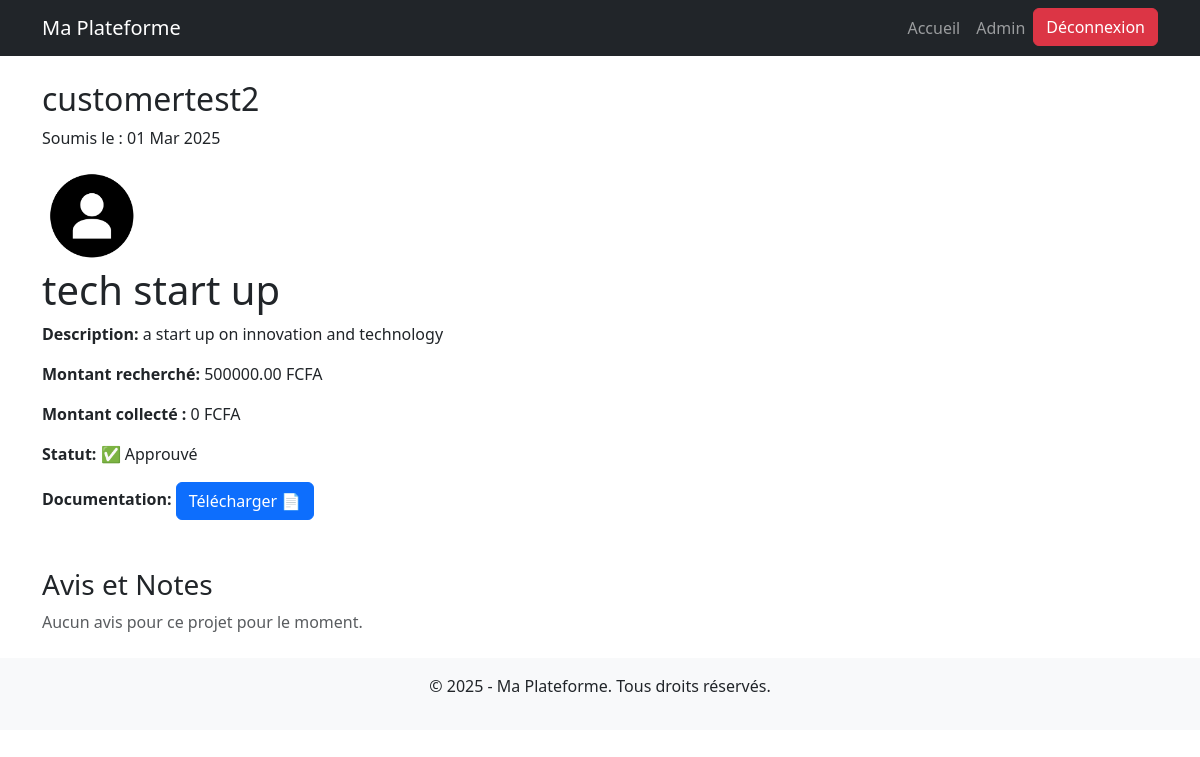
/projects/2/, run on an earlier commit of the app's database.
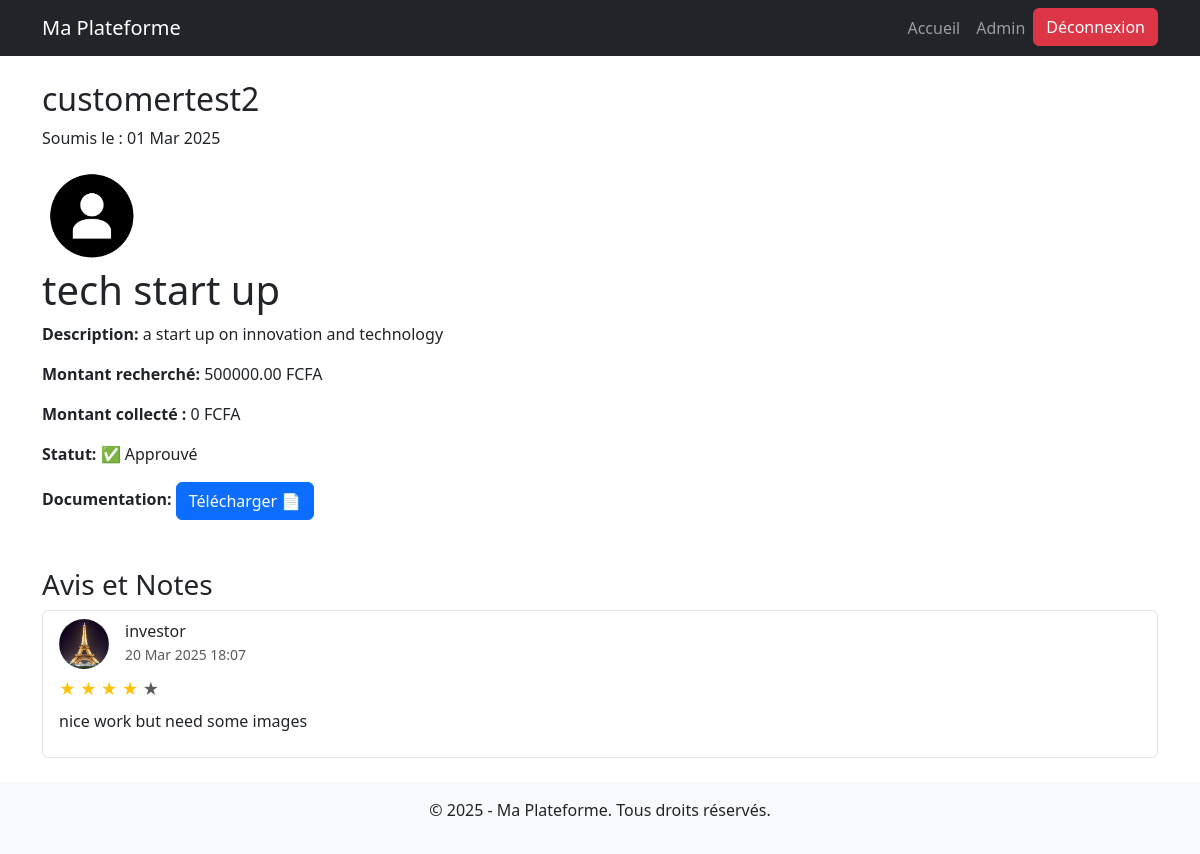
And on a later commit of the database.
### core/models.py (models this page shows, shortened)
class Rating(models.Model):
    project = models.ForeignKey(Project, on_delete=models.CASCADE, related_name='ratings')
    user = models.ForeignKey(User, on_delete=models.CASCADE)
    stars = models.IntegerField(choices=[(i, i) for i in range(1, 6)], null=True, blank=True)
    comment = models.TextField(null=True, blank=True)
    liked = models.BooleanField(default=False)
    created_at = models.DateTimeField(auto_now_add=True)
    class Meta:
        unique_together = ('project', 'user')
        ordering = ['-created_at']  # Les avis les plus récents en premier
    class Meta:
        unique_together = ('project', 'user')  # Un utilisateur ne peut donner qu'une note par projet

class User(AbstractUser):
    ROLE_CHOICES = [
        ('entrepreneur', 'Entrepreneur'),
        ('investisseur', 'Investisseur'),
    ]
    role = models.CharField(max_length=20, choices=ROLE_CHOICES, blank=True, null=True)
    profile_picture = models.ImageField(upload_to='profile_pictures/', blank=True, null=True)
    phone_number = models.CharField(max_length=15, unique=True, blank=True, null=True)
    email = models.EmailField(unique=True)
    kyc_validated = models.BooleanField(default=False)  # Validation KYC
    kyc_document = models.ImageField(upload_to='kyc_documents/', blank=True, null=True)  # Upload de la carte d'identité
    REQUIRED_FIELDS = ['email']  # Supprimé 'role' et 'phone_number' pour les superutilisateurs

### core/views.py (the view)
# urls.py: path('projects/<int:project_id>/', project_detail, name='project_detail'),
def project_detail(request, project_id):
    project = get_object_or_404(Project, id=project_id)
    return render(request, 'project_detail.html', {'project': project})

### core/models.py (called while the page is built)
    def amount_collected(self):
        total = self.investment_set.aggregate(total_invested=Sum('amount'))['total_invested']
        return total if total else 0  # Si aucun investissement, retourne 0

    def progress_percentage(self):
        if self.amount_needed > 0:
            return min((self.amount_collected() / self.amount_needed) * 100, 100)  # Évite de dépasser 100%
        return 0

### core/templates/project_detail.html (shortened to what this page needs)
{% extends 'base.html' %}
{% block content %}
  <div>
    <h2>{{ project.entrepreneur.username }}</h2>
    <p>Soumis le : {{ project.created_at|date:"d M Y" }}</p>
    {% if project.entrepreneur.profile_picture %}
      <img src="{{ project.entrepreneur.profile_picture.url }}" alt="Photo de profil" style="width:100px; height:100px; border-radius:50%;">
    {% else %}
      <img src="/media/images/Default-Profile-Picture-Download-PNG-Image.png" alt="Photo de profil par défaut" style="width:100px; height:100px; border-radius:50%;">
    {% endif %}
  </div>
  <h1>{{ project.name }}</h1>
  <p><strong>Description:</strong> {{ project.description }}</p>
  <p><strong>Montant recherché:</strong> {{ project.amount_needed }} FCFA</p>
  <p><strong>Montant collecté :</strong> {{ project.amount_collected }} FCFA</p>
  <p><strong>Statut:</strong> {% if project.is_approved %} ✅ Approuvé {% else %} ⏳ En attente {% endif %}</p>
  {% if project.document %}
    <p><strong>Documentation:</strong>
      <a href="{{ project.document.url }}" class="btn btn-primary" download>Télécharger 📄</a>
    </p>
  {% else %}
    <p>Aucune documentation disponible.</p>
  {% endif %}
  <h3 class="mt-5">Avis et Notes</h3>
  {% if project.ratings.all %}
      <div class="list-group">
          {% for rating in project.ratings.all %}
              <div class="list-group-item">
                  <div class="d-flex align-items-center">
                      {% if rating.user.profile_picture %}
                          <img src="{{ rating.user.profile_picture.url }}" alt="Photo de profil" style="width:50px; height:50px; border-radius:50%;" class="me-3">
                      {% else %}
                          <img src="/media/images/Default-Profile-Picture-Download-PNG-Image.png" alt="Photo de profil par défaut" style="width:50px; height:50px; border-radius:50%;" class="me-3">
                      {% endif %}
                      <div>
                          <h6 class="mb-0">{{ rating.user.username }}</h6>
                          <small class="text-muted">{{ rating.created_at|date:"d M Y H:i" }}</small>
                      </div>
                  </div>
                  <div class="mt-2">
                      {% for i in "12345"|make_list %}
                          {% if forloop.counter <= rating.stars %}
                              <span class="text-warning">&#9733;</span>
                          {% else %}
                              <span class="text-muted">&#9733;</span>
                          {% endif %}
                      {% endfor %}
                  </div>
                  {% if rating.comment %}
                      <p class="mt-2">{{ rating.comment }}</p>
                  {% endif %}
              </div>
          {% endfor %}
      </div>
  {% else %}
      <p class="text-muted">Aucun avis pour ce projet pour le moment.</p>
  {% endif %}
{% endblock %}

What changed in the data, as far as the page shows it:
added Rating: user.profile_picture (picture), user.username "investor", created_at "20 Mar 2025 18:07", stars 4 (drawn), comment "nice work but need some images"
Also different on the page:
text no longer shown: "Aucun avis pour ce projet pour le moment."
